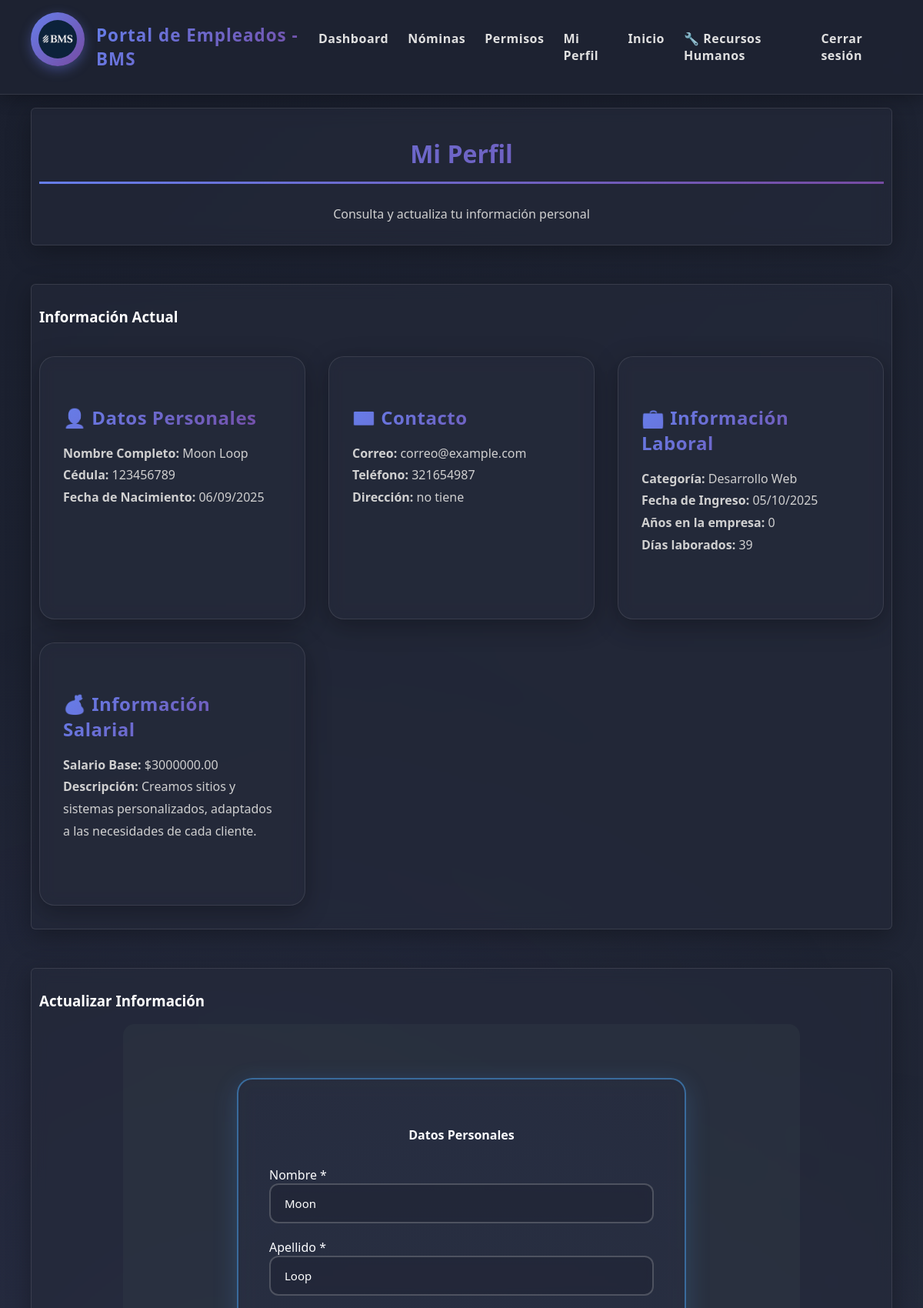
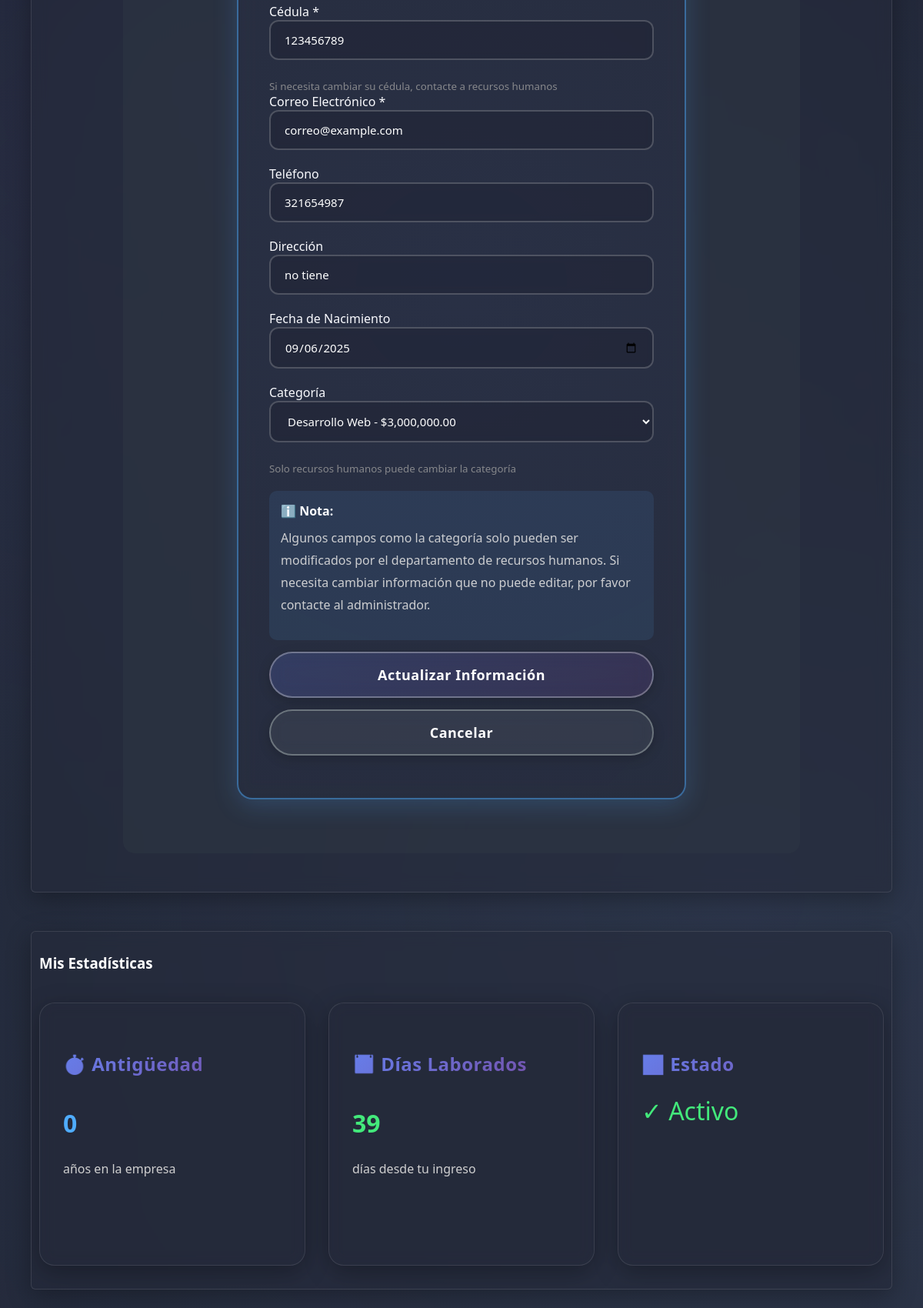
The app's page /empleados/perfil/ (signed in, upper part) with its own data (2 pictures, top to bottom).
### core2/models.py (models this page shows, shortened)
class Empleado(models.Model):
    user = models.OneToOneField(User, on_delete=models.CASCADE, related_name='empleado')
    nombre = models.CharField(max_length=100)
    apellido = models.CharField(max_length=100)
    cedula = models.CharField(max_length=20, unique=True)
    correo = models.EmailField(unique=True)
    telefono = models.CharField(max_length=20, blank=True)
    direccion = models.CharField(max_length=200, blank=True)
    fecha_nacimiento = models.DateField(null=True, blank=True)
    fecha_ingreso = models.DateField(default=date.today)
    categoria = models.ForeignKey(Categoria, on_delete=models.SET_NULL, null=True, blank=True)
    activo = models.BooleanField(default=True)
    datos_completados = models.BooleanField(default=False)
    def dias_en_empresa(self):
        if self.fecha_ingreso:
            return (date.today() - self.fecha_ingreso).days
        return 0
    def anos_en_empresa(self):
        return self.dias_en_empresa() // 365

### core1/models.py (models this page shows)
class Categoria(models.Model):
    id = models.AutoField(primary_key=True)
    nombre = models.CharField(max_length=100, unique=True)
    descripcion = models.TextField(blank=True)
    salario_base = models.DecimalField(max_digits=10, decimal_places=2)
    def __str__(self):
        return f"{self.nombre} - ${self.salario_base:,.2f}"

### core2/views.py (the view)
# urls.py: path('perfil/', views.perfil_empleado, name='perfil_empleado'),
@login_required
def perfil_empleado(request):
    try:
        empleado = request.user.empleado
        if not empleado.datos_completados:
            return redirect('completar_datos')
        if request.method == 'POST':
            form = EmpleadoForm(request.POST, instance=empleado)
            if form.is_valid():
                form.save()
                messages.success(request, '¡Perfil actualizado correctamente!')
                return redirect('perfil_empleado')
        else:
            form = EmpleadoForm(instance=empleado)
        context = {
            'empleado': empleado,
            'form': form,
        }
        return render(request, 'core2/perfil_empleado.html', context)
    except Empleado.DoesNotExist:
        messages.error(request, 'Debes completar tu perfil primero')
        return redirect('completar_datos')

### core2/templates/core2/perfil_empleado.html (shortened to what this page needs)
{% extends 'core2/base.html' %}
{% load static %}
{% block content %}
<main class="main-content">
    <section class="seccion texto-centro">
        <h2>Mi Perfil</h2>
        <p>Consulta y actualiza tu información personal</p>
    </section>
    <section class="seccion">
        <h3>Información Actual</h3>
        <div class="cards-container">
            <div class="card">
                <h4 class="card-title">👤 Datos Personales</h4>
                <p class="card-content">
                    <strong>Nombre Completo:</strong> {{ empleado.nombre }} {{ empleado.apellido }}<br>
                    <strong>Cédula:</strong> {{ empleado.cedula }}<br>
                    <strong>Fecha de Nacimiento:</strong> {{ empleado.fecha_nacimiento|date:"d/m/Y"|default:"No registrada" }}
                </p>
            </div>
            <div class="card">
                <h4 class="card-title">📧 Contacto</h4>
                <p class="card-content">
                    <strong>Correo:</strong> {{ empleado.correo }}<br>
                    <strong>Teléfono:</strong> {{ empleado.telefono|default:"No registrado" }}<br>
                    <strong>Dirección:</strong> {{ empleado.direccion|default:"No registrada" }}
                </p>
            </div>
            <div class="card">
                <h4 class="card-title">💼 Información Laboral</h4>
                <p class="card-content">
                    <strong>Categoría:</strong> {{ empleado.categoria.nombre|default:"No asignada" }}<br>
                    <strong>Fecha de Ingreso:</strong> {{ empleado.fecha_ingreso|date:"d/m/Y" }}<br>
                    <strong>Años en la empresa:</strong> {{ empleado.anos_en_empresa }}<br>
                    <strong>Días laborados:</strong> {{ empleado.dias_en_empresa }}
                </p>
            </div>
            {% if empleado.categoria %}
            <div class="card">
                <h4 class="card-title">💰 Información Salarial</h4>
                <p class="card-content">
                    <strong>Salario Base:</strong> ${{ empleado.categoria.salario_base|floatformat:2 }}<br>
                    <strong>Descripción:</strong> {{ empleado.categoria.descripcion|truncatewords:20 }}
                </p>
            </div>
            {% endif %}
        </div>
    </section>
    <section class="seccion">
        <h3>Actualizar Información</h3>
        <div class="form-section">
            <form method="POST" class="form azul">
                <h4 style="text-align: center; margin-bottom: 30px;">Datos Personales</h4>
                <div>
                    <label for="{{ form.nombre.id_for_label }}">Nombre *</label>
                    {{ form.nombre }}
                </div>
                <div>
                    <label for="{{ form.apellido.id_for_label }}">Apellido *</label>
                    {{ form.apellido }}
                </div>
                <div>
                    <label for="{{ form.cedula.id_for_label }}">Cédula *</label>
                    {{ form.cedula }}
                    <small style="display: block; margin-top: 5px; color: #888;">
                        Si necesita cambiar su cédula, contacte a recursos humanos
                    </small>
                </div>
                <div>
                    <label for="{{ form.correo.id_for_label }}">Correo Electrónico *</label>
                    {{ form.correo }}
                </div>
                <div>
                    <label for="{{ form.telefono.id_for_label }}">Teléfono</label>
                    {{ form.telefono }}
                </div>
                <div>
                    <label for="{{ form.direccion.id_for_label }}">Dirección</label>
                    {{ form.direccion }}
                </div>
                <div>
                    <label for="{{ form.fecha_nacimiento.id_for_label }}">Fecha de Nacimiento</label>
                    {{ form.fecha_nacimiento }}
                </div>
                <div>
                    <label for="{{ form.categoria.id_for_label }}">Categoría</label>
                    {{ form.categoria }}
                    <small style="display: block; margin-top: 5px; color: #888;">
                        Solo recursos humanos puede cambiar la categoría
                    </small>
                </div>
                <div style="background: rgba(79, 172, 254, 0.1); padding: 15px; border-radius: 10px; margin-top: 20px;">
                    <strong>ℹ️ Nota:</strong>
                    <p style="margin-top: 10px;">
                        Algunos campos como la categoría solo pueden ser modificados por el
                        departamento de recursos humanos. Si necesita cambiar información
                        que no puede editar, por favor contacte al administrador.
                    </p>
                </div>
                <button type="submit" class="buttonformB">Actualizar Información</button>
                <a href="{% url 'dashboard_empleado' %}" class="buttonformB" style="background: rgba(108, 117, 125, 0.2); border-color: #6c757d; text-decoration: none; display: block;">
                    Cancelar
                </a>
            </form>
        </div>
    </section>
    <section class="seccion">
        <h3>Mis Estadísticas</h3>
        <div class="cards-container">
            <div class="card">
                <h4 class="card-title">⏱️ Antigüedad</h4>
                <p class="card-content" style="font-size: 2rem; font-weight: bold; color: #4facfe;">
                    {{ empleado.anos_en_empresa }}
                </p>
                <p class="card-content">años en la empresa</p>
            </div>
            <div class="card">
                <h4 class="card-title">📅 Días Laborados</h4>
                <p class="card-content" style="font-size: 2rem; font-weight: bold; color: #43e97b;">
                    {{ empleado.dias_en_empresa }}
                </p>
                <p class="card-content">días desde tu ingreso</p>
            </div>
            <div class="card">
                <h4 class="card-title">📊 Estado</h4>
                <p class="card-content">
                    {% if empleado.activo %}
                        <span style="font-size: 2rem; color: #43e97b;">✓ Activo</span>
                    {% else %}
                        <span style="font-size: 2rem; color: #f5576c;">○ Inactivo</span>
                    {% endif %}
                </p>
            </div>
        </div>
    </section>
</main>
{% endblock %}

### Static/CSS/style.css (style rules this page uses)
:root { --primary-gradient: linear-gradient(135deg, #667eea 0%, #764ba2 100%); --secondary-gradient: linear-gradient(135deg, #f093fb 0%, #f5576c 100%); --success-gradient: linear-gradient(135deg, #43e97b 0%, #38f9d7 100%); --info-gradient: linear-gradient(135deg, #4facfe 0%, #00f2fe 100%); --dark-bg: #1a1f2e; --card-bg: #252b3b; --sidebar-bg: rgba(30, 35, 50, 0.95); }
html { scroll-behavior: smooth; }
html, body { height: 100%; margin: 0; overflow-x: hidden; }
body { background: linear-gradient(135deg, #1a1f2e 0%, #252b3b 100%); color: #ffffff; min-height: 100%; margin: 0; font-family: 'Segoe UI', Tahoma, Geneva, Verdana, sans-serif; position: relative; }
body::before { content: ''; position: fixed; top: 0; left: 0; width: 100%; height: 100%; background-image: radial-gradient(circle at 20% 50%, rgba(120, 119, 198, 0.1) 0%, transparent 50%), radial-gradient(circle at 80% 80%, rgba(138, 180, 248, 0.1) 0%, transparent 50%); pointer-events: none; z-index: 0; }
.main-content { flex: 1; display: block; font-family: 'Segoe UI', Tahoma, Geneva, Verdana, sans-serif; margin-left: 0; padding: 40px; width: 100%; box-sizing: border-box; position: relative; z-index: 1; animation: fadeInUp 0.8s ease-out; }
.seccion { margin-bottom: 50px; background: rgba(37, 43, 59, 0.6); backdrop-filter: blur(10px); -webkit-backdrop-filter: blur(10px); padding: 40px; border-radius: 20px; box-shadow: 0 8px 32px rgba(0, 0, 0, 0.3); transition: all 0.3s ease; border: 1px solid rgba(255, 255, 255, 0.1); position: relative; overflow: hidden; }
.seccion::before { content: ''; position: absolute; top: -2px; left: -2px; right: -2px; bottom: -2px; background: linear-gradient(45deg, #667eea, #764ba2, #f093fb, #4facfe); border-radius: 20px; opacity: 0; transition: opacity 0.3s ease; z-index: -1; }
.seccion h2 { border-bottom: 3px solid transparent; border-image: linear-gradient(90deg, #667eea, #764ba2) 1; padding-bottom: 15px; margin-bottom: 25px; font-family: 'Segoe UI', Tahoma, Geneva, Verdana, sans-serif; font-size: 2rem; font-weight: 700; background: linear-gradient(135deg, #667eea 0%, #764ba2 100%); -webkit-background-clip: text; -webkit-text-fill-color: transparent; background-clip: text; }
.seccion p { line-height: 1.8; font-size: 16px; color: #d0d0d0; font-family: 'Segoe UI', Tahoma, Geneva, Verdana, sans-serif; }
.texto-centro { text-align: center; }
.form-section { background-color: rgba(46, 57, 69, 0.5); padding: 40px; border-radius: 15px; max-width: 800px; margin: 0 auto 40px; }
main { padding-top: 100px; }

### Static/CSS/cards.css (style rules this page uses)
.cards-container { display: grid; grid-template-columns: repeat(auto-fill, minmax(300px, 1fr)); gap: 30px; justify-content: flex-start; align-items: flex-start; padding: 20px 0; }
.card { background: rgba(37, 43, 59, 0.6); backdrop-filter: blur(10px); -webkit-backdrop-filter: blur(10px); border-radius: 20px; box-shadow: 0 8px 32px rgba(0, 0, 0, 0.3); padding: 30px; min-height: 280px; color: #ecf0f1; transition: all 0.4s cubic-bezier(0.175, 0.885, 0.32, 1.275); font-family: 'Segoe UI', Tahoma, Geneva, Verdana, sans-serif; border: 1px solid rgba(255, 255, 255, 0.1); position: relative; overflow: hidden; }
.card::before { content: ''; position: absolute; top: -50%; left: -50%; width: 200%; height: 200%; background: radial-gradient(circle, rgba(102, 126, 234, 0.1) 0%, transparent 70%); opacity: 0; transition: opacity 0.5s ease; }
.card::after { content: ''; position: absolute; top: 0; left: 0; right: 0; bottom: 0; border-radius: 20px; padding: 2px; background: linear-gradient(45deg, #667eea, #764ba2, #f093fb, #4facfe); -webkit-mask: linear-gradient(#fff 0 0) content-box, linear-gradient(#fff 0 0); mask: linear-gradient(#fff 0 0) content-box, linear-gradient(#fff 0 0); -webkit-mask-composite: xor; mask-composite: exclude; opacity: 0; transition: opacity 0.4s ease; }
.card * { transition: color 0.3s ease; }
.card-title { font-size: 1.5rem; font-weight: 700; margin-bottom: 15px; color: #ffffff; background: linear-gradient(135deg, #667eea 0%, #764ba2 100%); -webkit-background-clip: text; -webkit-text-fill-color: transparent; background-clip: text; letter-spacing: 0.5px; }
.card-content { font-size: 15px; color: #bdc3c7; margin-bottom: 15px; line-height: 1.6; }
body.dark-mode .card, body:not(.light-mode) .card { background: rgba(37, 43, 59, 0.6); backdrop-filter: blur(10px); color: #ecf0f1; border: 1px solid rgba(255, 255, 255, 0.1); box-shadow: 0 8px 32px rgba(0, 0, 0, 0.3); }

### core2/templates/core2/base.html (style rules this page uses)
.seccion { padding: 10px; border-radius: 6px; }

### records on screen
Empleado: nombre "Moon", apellido "Loop", cedula "123456789", fecha_nacimiento "06/09/2025", correo "correo@example.com", telefono "321654987", direccion "no tiene", categoria.nombre "Desarrollo Web", fecha_ingreso "05/10/2025", anos_en_empresa "0", dias_en_empresa "39", categoria.salario_base "3000000.00", categoria.descripcion "Creamos sitios y sistemas personalizados, adaptados a las necesidades de cada cliente.", fecha_nacimiento "09/06/2025", categoria "Desarrollo Web - $3,000,000.00"
